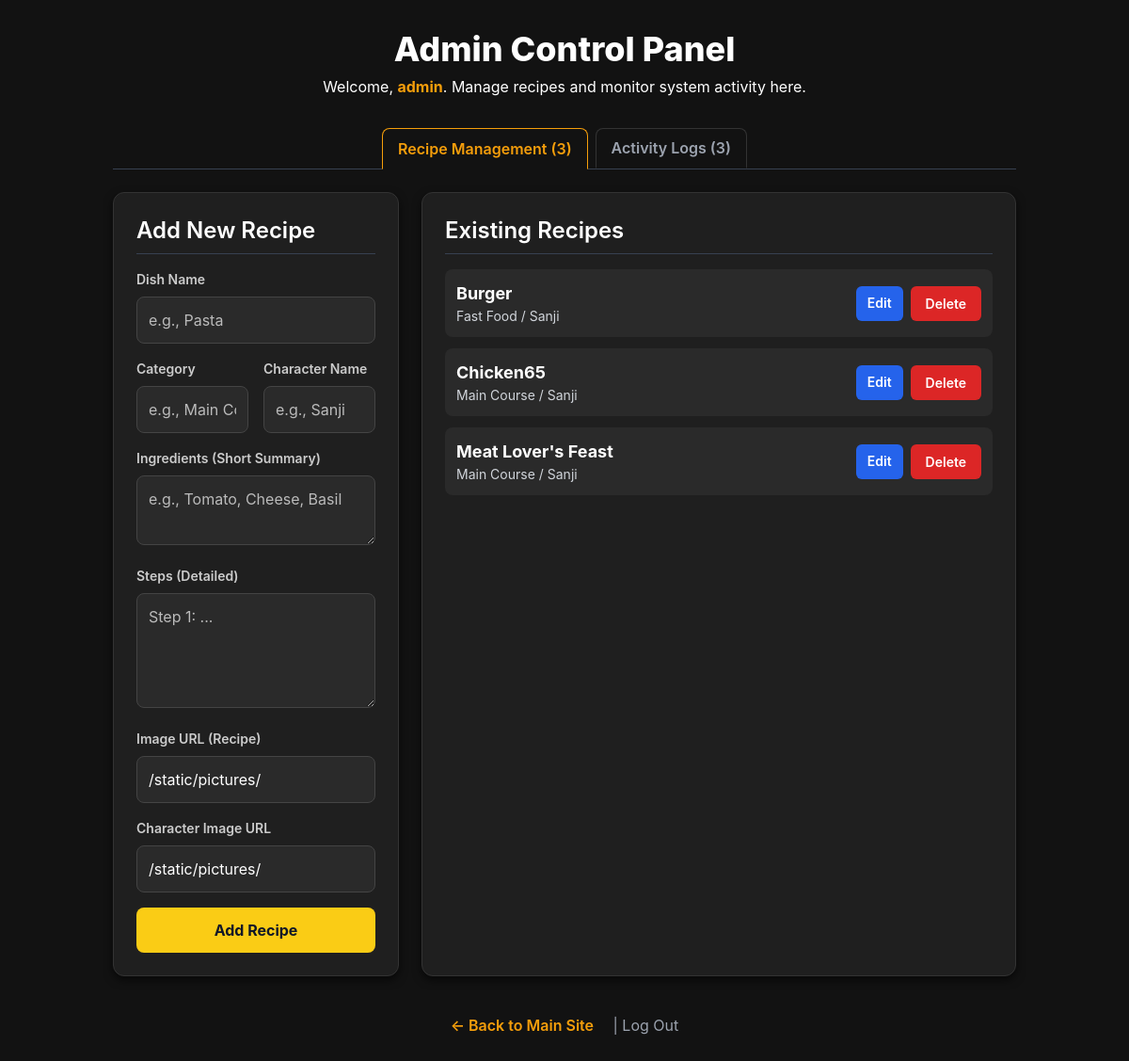
Page /admin (signed in) on the earlier database version.
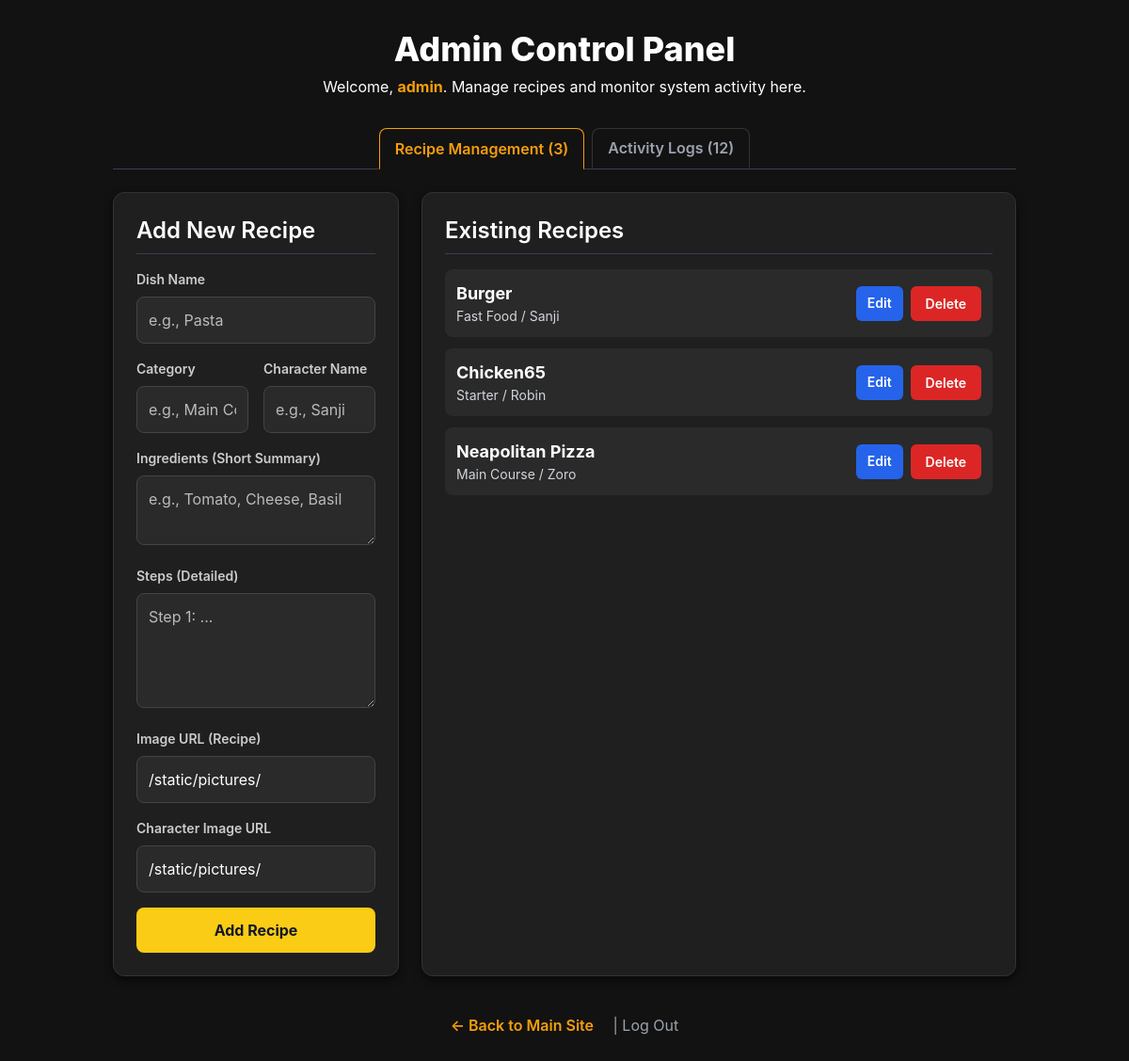
Same page on the later database version.
### tables this page shows
CREATE TABLE recipes (
            id INTEGER PRIMARY KEY AUTOINCREMENT,
            dish_id TEXT UNIQUE NOT NULL,
            name TEXT NOT NULL,
            ingredients TEXT NOT NULL,
            steps TEXT NOT NULL,
            category TEXT,
            subtype TEXT,
            char_name TEXT,
            img_url TEXT,
            char_img_url TEXT
        );

### app.py (the view)
@app.route('/admin')
@role_required('admin')
def admin_dashboard():
    with get_db_connection() as conn:
        recipes = conn.execute('SELECT * FROM recipes ORDER BY name').fetchall()
        logs = conn.execute('SELECT * FROM logs ORDER BY timestamp DESC LIMIT 50').fetchall()
        users = conn.execute('SELECT id, username, role FROM users ORDER BY role, username').fetchall()
    return render_template('admin_dashboard.html', role=session.get('role'), username=session.get('username'), recipes=recipes, logs=logs, users=users, error=request.args.get('error'))

### app.py (called while the page is built)
def get_db_connection():
    conn = sqlite3.connect(DATABASE_PATH, timeout=10)
    conn.row_factory = sqlite3.Row  # This allows accessing columns by name
    return conn

def role_required(role):
    def wrapper(f):
        @wraps(f)
        def decorated_function(*args, **kwargs):
            current_role = session.get('role')
            if not current_role:
                return redirect(url_for('index', error="You must log in to access this page."))
            if current_role != role:
                log_action(session.get('username', 'Unauthorized'), f"Attempted access to {role} page.")
                abort(403) # Forbidden
            return f(*args, **kwargs)
        return decorated_function
    return wrapper

### templates/admin_dashboard.html (shortened to what the changed rows need)
<!DOCTYPE html>
<html lang="en">
<head>
    <script src="https://cdn.tailwindcss.com"></script>
    <link rel="stylesheet" href="{{ url_for('static', filename='css/admin_dashboard.css') }}">
</head>
<body class="bg-[#121212] text-white">
<div class="container">
    <div class="mb-8 text-center">
        <h1 class="text-4xl font-extrabold mb-2">Admin Control Panel</h1>
    </div>
    <div class="flex border-b border-gray-700 mb-6 justify-center space-x-2">
        <button id="recipes-tab-link" class="tab-link" onclick="openTab('recipe-management', event)">
            Recipe Management ({{ recipes|length }})
        </button>
        <button id="logs-tab-link" class="tab-link" onclick="openTab('activity-logs', event)">
            Activity Logs ({{ logs|length }})
        </button>
    </div>
    <div id="recipe-management" class="tab-content">
        <div class="grid grid-cols-1 lg:grid-cols-3 gap-6">
            <div class="card lg:col-span-1 h-full">
                <h2 class="text-2xl font-semibold mb-4 border-b border-gray-700 pb-2">Add New Recipe</h2>
            </div>
            <div class="card lg:col-span-2 max-h-[75vh] overflow-y-auto">
                <h2 class="text-2xl font-semibold mb-4 border-b border-gray-700 pb-2">Existing Recipes</h2>
                <div class="space-y-3">
                    {% for recipe in recipes %}
                    <div class="flex items-center justify-between p-3 rounded-lg bg-[#2a2a2a] hover:bg-[#333333] transition">
                        <div>
                            <p class="font-bold text-lg">{{ recipe.name }}</p>
                            <p class="text-sm text-gray-300">{{ recipe.category }} / {{ recipe.char_name }}</p>
                        </div>
                        <div class="flex space-x-2">
                            <button
    type="button"
    data-recipe='{{ {
        "id": recipe.id,
        "name": recipe.name,
        "category": recipe.category,
        "char_name": recipe.char_name,
        "ingredients": recipe.ingredients,
        "steps": recipe.steps,
        "img_url": recipe.img_url,
        "char_img_url": recipe.char_img_url
    } | tojson | safe }}'
    onclick="populateEditForm(this)"
    class="px-3 py-1 bg-blue-600 text-white text-sm font-semibold rounded-md hover:bg-blue-700 transition">
    Edit
</button>
                            <form method="POST" action="{{ url_for('admin_delete_recipe', recipe_id=recipe.id) }}" onsubmit="return confirm('Are you sure you want to delete {{ recipe.name }}?')">
                                <button type="submit" class="btn-danger">Delete</button>
                            </form>
                        </div>
                    </div>
                    {% endfor %}
                </div>
            </div>
        </div>
    </div>
</div>
</body>
</html>

Differences in the rows shown:
changed recipes "Chicken65": category "Main Course" → "Starter"; char_name "Sanji" → "Robin"
changed recipes "Main Course": name "Meat Lover's Feast" → "Neapolitan Pizza"; char_name "Sanji" → "Zoro"
Other differences:
{{ logs|length }}: "3" → "12"
